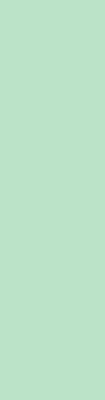
Frame 1 (no input)
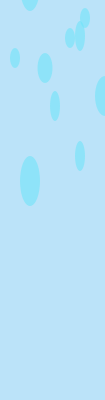
Frame 60 (the mouse pressed at the canvas centre just before this capture)
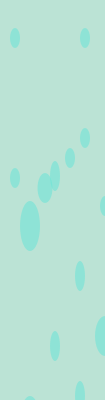
Frame 120 (the mouse held since frame 60 and released just before this capture)

The Processing sketch that drew these frames (run headless with seeded random() and noise(); from frame 60 on, the mouse is pressed at the canvas centre):

// Processing sketch: processing_184072
// ── processing_184072.pde

int x=200;
int y=-50;
int z=-50;
int a=-50;
int xspeed=1;
int yspeed=3;//medium
int zspeed=4;//fast
int aspeed=2;//slow
void setup(){
  size(105,400);
  smooth();
  noStroke();
}
void background(){ // background
  frameRate(40);
  background(187,227,x);
  x=x+xspeed;
  if((x>=255)||(x<=200)){
    xspeed=xspeed*-1;
  }
}
void rain(int x, int y){
  fill(111,227,x,150);
  ellipse(0,y,10,20);
  ellipse(0,y-150,10,20);
  ellipse(15,a-10,10,20);
  ellipse(15,a-150,10,20);
  ellipse(30,z-5,20,50);
  ellipse(30,z-200,20,50);
  ellipse(35,y-5,10,20);
  ellipse(35,y-150,10,20);
  ellipse(45,a,15,30);
  ellipse(45,a-300,15,30);
  ellipse(55,z-80,10,30);
  ellipse(55,z-250,10,30);
  ellipse(65,y-20,10,20);
  ellipse(65,y-200,10,20);
  ellipse(70,a-30,10,20);
  ellipse(70,a-250,20,40);
  ellipse(80,z-30,10,30);
  ellipse(80,z-150,10,30);
  ellipse(85,a-50,10,20);
  ellipse(85,a-150,10,20);
  ellipse(95,y-60,10,20);
  ellipse(95,y-160,10,20);
  ellipse(105,z-90,20,40);
  ellipse(105,z-220,10,20);
  y=y+yspeed;
  x=x+xspeed;
  z=z+zspeed;
  a=a+aspeed;
  if((x>=255)||(x<=200)){
    xspeed=xspeed*-1;
  }
  if (y>=750){
    y=-50;
  }
  if(z>=750){
    z=-50;
  }
  if(a>=750){
    a=-50;
  }
}
void draw(){
  background();
  rain(x,y);
  
}
